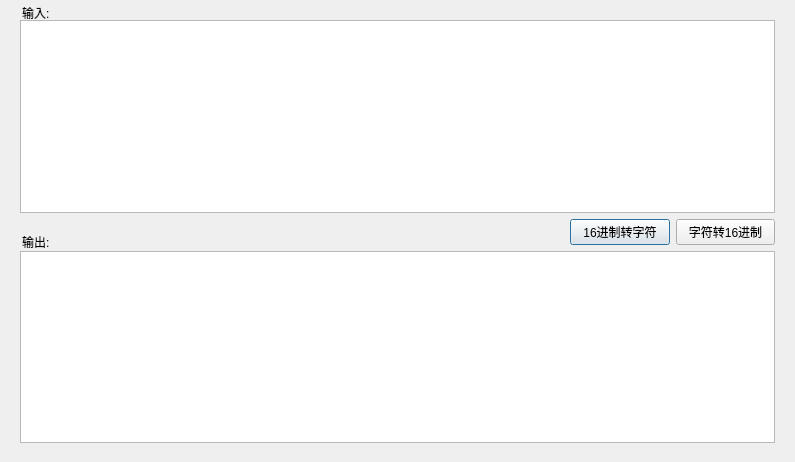
<?xml version="1.0" encoding="UTF-8"?>
<ui version="4.0">
 <class>Dialog</class>
 <widget class="QDialog" name="Dialog">
  <property name="geometry">
   <rect>
    <x>0</x>
    <y>0</y>
    <width>795</width>
    <height>462</height>
   </rect>
  </property>
  <property name="sizePolicy">
   <sizepolicy hsizetype="Fixed" vsizetype="Fixed">
    <horstretch>0</horstretch>
    <verstretch>0</verstretch>
   </sizepolicy>
  </property>
  <property name="windowTitle">
   <string>字符转换</string>
  </property>
  <property name="sizeGripEnabled">
   <bool>false</bool>
  </property>
  <widget class="QWidget" name="layoutWidget">
   <property name="geometry">
    <rect>
     <x>20</x>
     <y>20</y>
     <width>755</width>
     <height>423</height>
    </rect>
   </property>
   <layout class="QVBoxLayout" name="verticalLayout">
    <item>
     <widget class="QTextEdit" name="textEdit"/>
    </item>
    <item>
     <layout class="QHBoxLayout" name="horizontalLayout">
      <property name="leftMargin">
       <number>550</number>
      </property>
      <property name="rightMargin">
       <number>0</number>
      </property>
      <property name="bottomMargin">
       <number>0</number>
      </property>
      <item>
       <widget class="QPushButton" name="pushButton">
        <property name="text">
         <string>16进制转字符</string>
        </property>
       </widget>
      </item>
      <item>
       <widget class="QPushButton" name="pushButton_2">
        <property name="text">
         <string>字符转16进制</string>
        </property>
       </widget>
      </item>
     </layout>
    </item>
    <item>
     <widget class="QTextEdit" name="textEdit_2">
      <property name="undoRedoEnabled">
       <bool>false</bool>
      </property>
      <property name="lineWrapMode">
       <enum>QTextEdit::NoWrap</enum>
      </property>
      <property name="readOnly">
       <bool>true</bool>
      </property>
     </widget>
    </item>
   </layout>
  </widget>
  <widget class="QLabel" name="label">
   <property name="geometry">
    <rect>
     <x>22</x>
     <y>7</y>
     <width>54</width>
     <height>12</height>
    </rect>
   </property>
   <property name="text">
    <string>输入:</string>
   </property>
  </widget>
  <widget class="QLabel" name="label_2">
   <property name="geometry">
    <rect>
     <x>22</x>
     <y>236</y>
     <width>56</width>
     <height>12</height>
    </rect>
   </property>
   <property name="text">
    <string>输出:</string>
   </property>
  </widget>
 </widget>
 <resources/>
 <connections/>
</ui>
